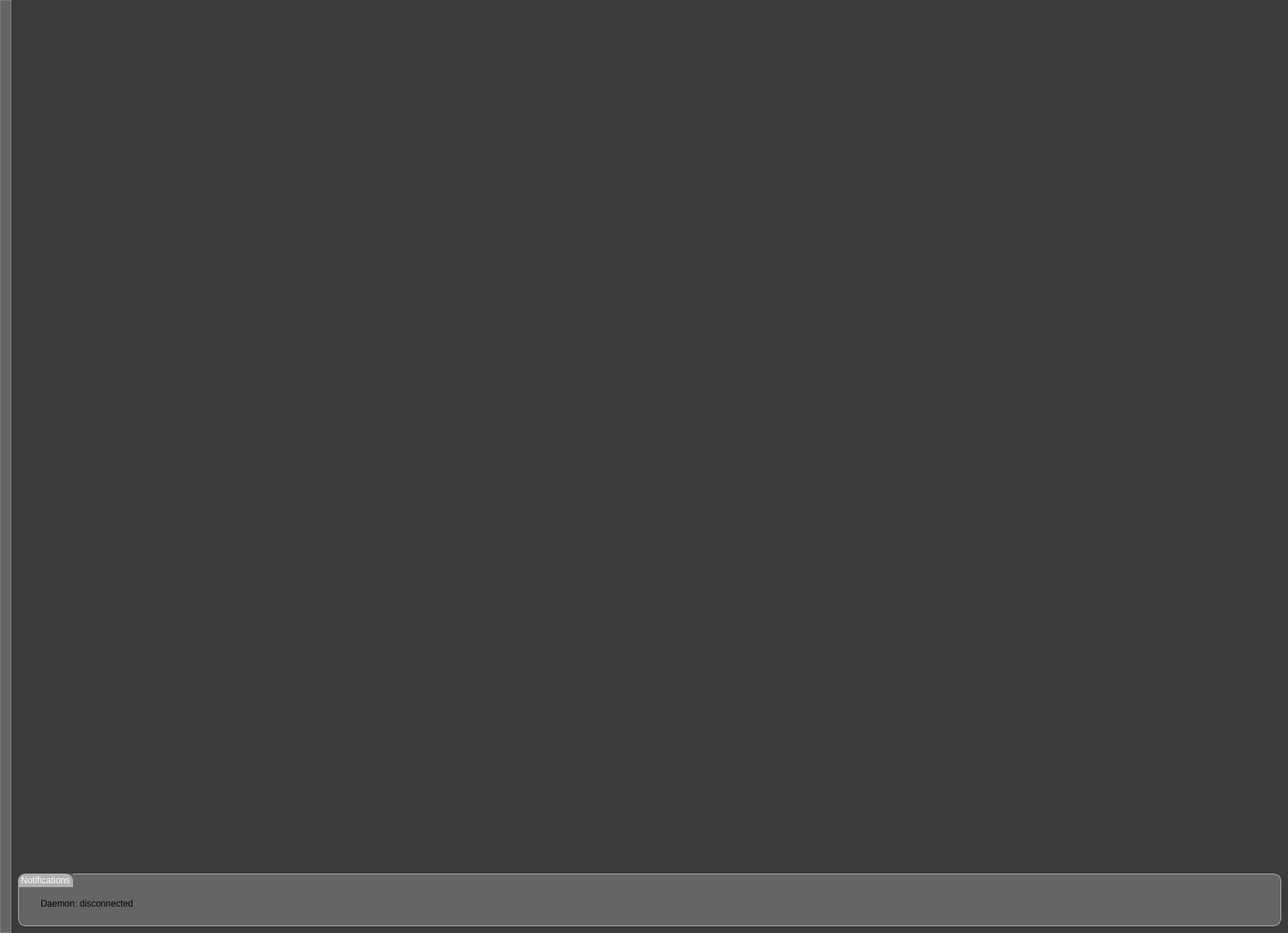
<?xml version="1.0" encoding="UTF-8"?>
<ui version="4.0">
 <class>MainWindow</class>
 <widget class="QMainWindow" name="MainWindow">
  <property name="geometry">
   <rect>
    <x>0</x>
    <y>0</y>
    <width>1711</width>
    <height>1240</height>
   </rect>
  </property>
  <property name="minimumSize">
   <size>
    <width>0</width>
    <height>0</height>
   </size>
  </property>
  <property name="maximumSize">
   <size>
    <width>16777215</width>
    <height>16777215</height>
   </size>
  </property>
  <property name="windowTitle">
   <string>Lenovo Legion Linux Toolkit</string>
  </property>
  <property name="windowIcon">
   <iconset resource="Resources.qrc">
    <normaloff>:/images/icons/LenovoLegionIco.png</normaloff>:/images/icons/LenovoLegionIco.png</iconset>
  </property>
  <property name="autoFillBackground">
   <bool>false</bool>
  </property>
  <property name="styleSheet">
   <string notr="true">/* Basic */
QWidget {
	background-color: #656565;
    border-radius: 10px;
    border: 0px;
}

QMainWindow {
	background-color: rgb(58, 59, 58);
}

/*-----QGroupBox-----*/
QGroupBox {
    border: 1px solid gray;
    border-color: #b0b0b0;
    margin-top: 10px;
    font-size: 12px;
    border-radius: 10px;
	background-color: #656565;
}

QGroupBox::title {
    subcontrol-position: top left;
    border-top-left-radius: 10px;
    border-top-right-radius: 10px;
    padding: 2px 2px;
    background-color: #b0b0b0;
    color: rgb(255, 255, 255);
}

QGroupBox::indicator {
    width: 12px;
    height: 12px;
}

QGroupBox::indicator:unchecked {
    background-color: #656565;
    border: 2px solid #656565;
    border-radius: 4px;
}

QGroupBox::indicator:checked {
    background: qlineargradient(
        x1:0, y1:0, x2:1, y2:1,
        stop:0 #656565,
        stop:1 #b0b0b0
    );
    border: 2px solid #656565;
    border-radius: 4px;
}

/*-----QPushButton-----*/
QPushButton
{
	background-color:  #b0b0b0;
	color: #000000;
	border: 1px solid #888888;
	border-radius: 10px;
	padding: 6px;
}


QPushButton::hover
{
	background-color: #cbccd4;
	border: 1px solid #888888;

}


QPushButton::pressed
{
	background-color: #787878;
}


QPushButton::checked
{
	background-color: #787878;
}


/*-----QToolBar-----*/

QToolBar {
	background-color: #656565;
    border: 1px solid gray;
	border-radius: 0px;
}

QToolButton {
	background-color: #656565;
	margin: 0px 0px 0px 0px;
    width: 40px;
    height: 40px;
 }

QToolButton:hover {
    background-color: rgb(58, 59, 58);
}

QToolButton::checked {
    background-color: rgb(58, 59, 58);
}


/*-----QLCDNumber-----*/

QLCDNumber{
  background-color: gray;
  border: 2px solid rgb(113, 113, 113);
  border-width: 2px;
  border-radius: 10px;
  color: rgb(0, 0, 0);
}





/*-----QSlider-----*/

QSlider:horizontal {
    min-height: 28px;
}

QSlider::groove:horizontal
{
	background-color: transparent;
	height: 4px;
}


QSlider::sub-page:horizontal
{
	background-color: gray;
}


QSlider::add-page:horizontal
{
	background-color: #363535;
}


QSlider::handle:horizontal
{
	width: 25px;
    margin-top: -10px;
    margin-bottom: -10px;
    border-radius: 10px;
	background: qradialgradient(spread:reflect, cx:0.5, cy:0.5, radius:0.5, fx:0.5, fy:0.5, stop:0.6 rgba(210, 210, 210, 255), stop:0.7 rgba(210, 210, 210, 100));
}


QSlider::handle:horizontal:hover
{
	 background: qradialgradient(spread:reflect, cx:0.5, cy:0.5, radius:0.5, fx:0.5, fy:0.5, stop:0.6 rgba(255, 255, 255, 255), stop:0.7 rgba(255, 255, 255, 100));
}


QSlider::sub-page:horizontal:disabled
{
	background-color: gray;
	border-color: gray;
}


QSlider::add-page:horizontal:disabled
{
	background-color: #363535;
	border-color: #363535;
}


QSlider::handle:horizontal:disabled
{
	background-color: gray;
	border: 1px solid gray;
}

QSlider:vertical {
    min-width: 28px;
}

QSlider::groove:vertical {
    width: 4px;
    background-color: transparent;
}

QSlider::handle:vertical {
    height: 25px;
    margin-left: -10px;
    margin-right: -10px;
    border-radius: 10px;
    background: qradialgradient(spread:reflect, cx:0.5, cy:0.5, radius:0.5, fx:0.5, fy:0.5, stop:0.6 rgba(210, 210, 210, 255), stop:0.7 rgba(210, 210, 210, 100));
}

QSlider::handle:vertical:hover {
    background: qradialgradient(spread:reflect, cx:0.5, cy:0.5, radius:0.5, fx:0.5, fy:0.5, stop:0.6 rgba(255, 255, 255, 255), stop:0.7 rgba(255, 255, 255, 100));
}

QSlider::sub-page:vertical
{
	background-color: #363535;
	margin: 4px;
}


QSlider::add-page:vertical
{
	background-color: transparent;
	background-color: gray;
}





/*-----QTabBar-----*/
QTabBar::tab
{
	background-color: qlineargradient(spread:repeat, x1:1, y1:0, x2:1, y2:1, stop:0 rgba(227, 227, 227, 255),stop:1 rgba(187, 187, 187, 255));
	color: #000;
	border-style: solid;
	border-width: 1px;
	border-color: rgb(58, 59, 58);
	border-bottom:  0px;
	padding: 5px;
	padding-left: 15px;
	padding-right: 15px;
  	border-radius: 5px;
}


QTabWidget::pane
{
	background-color: #666;
	border: 1px solid #666;
	top: 1px;
  	border-radius: 5px;
}


QTabBar::tab:last
{
	margin-right: 0;

}


QTabBar::tab:first:!selected
{
	background-color: #666666;
	margin-left: 0px;

}


QTabBar::tab:!selected
{
	color: #b1b1b1;
	border-bottom-style: solid;
	background-color: #666666;
}


QTabBar::tab:selected
{
	margin-top: 0px;
}


QTabBar::tab:!selected:hover
{
	background-color: qlineargradient(spread:repeat, x1:1, y1:0, x2:1, y2:1, stop:0 rgba(127, 127, 127, 255),stop:1 rgba(87, 87, 87, 255));
	color: #000;

}

/*-----QToolTip-----*/
QToolTip {
            background-color: #656565;
			background-clip: padding-box;
            color: rgb(58, 59, 58);
            border: 1px solid rgb(58, 59, 58);
            border-radius: 10px;
            padding: 10px 12px;
            font-size: 13px;
            margin: 2px;
}


/*-----QScrollBar-----*/
QScrollBar:vertical {
    border: none;
    background: #2b2b2b;
    width: 12px;
    margin: 0px 0 0px 0;
    border-radius: 6px;
}

QScrollBar::handle:vertical {
    background: #555555;
    min-height: 20px;
    border-radius: 6px;
    margin: 2px;
}

QScrollBar::handle:vertical:hover {
    background: #707070;
}

QScrollBar::handle:vertical:pressed {
    background: #888888;
}

QScrollBar::add-line:vertical, QScrollBar::sub-line:vertical {
    border: none;
    background: none;
    height: 0px;
}

QScrollBar::add-page:vertical, QScrollBar::sub-page:vertical {
    background: none;
}

QScrollBar:horizontal {
    border: none;
    background: #2b2b2b;
    height: 12px;
    margin: 0px 0 0px 0;
    border-radius: 6px;
}
            
QScrollBar::handle:horizontal {
    background: #555555;
    min-width: 20px;
    border-radius: 6px;
    margin: 2px;
}
            
QScrollBar::handle:horizontal:hover {
    background: #707070;
}
            
QScrollBar::handle:horizontal:pressed {
    background: #888888;
 }
            
QScrollBar::add-line:horizontal {
    border: none;
    background: none;
    height: 0px;
 }
            
QScrollBar::sub-line:horizontal {
	border: none;
	background: none;
}
            
QScrollBar::left-arrow:horizontal, QScrollBar::right-arrow:horizontal {
    border: none;
    width: 0px;
    height: 0px;
    background: none;
}
            
QScrollBar::add-page:horizontal, QScrollBar::sub-page:horizontal {
                background: none;
}

/*-----QComboBox-----*/
QComboBox {
    border: 1px solid #656565;
    border-radius: 10px;
    padding: 1px 18px 1px 3px;
    min-width: 6em;
	background-clip: padding-box;
}

QComboBox:editable {
    background: white;
	background-clip: padding-box;
}

QComboBox:!editable, QComboBox::drop-down:editable {
    /* background: qlineargradient(x1: 0, y1: 0, x2: 0, y2: 1,
                                 stop: 0 #E1E1E1, stop: 0.4 #DDDDDD,
                                 stop: 0.5 #D8D8D8, stop: 1.0 #D3D3D3);*/
		background: qlineargradient(spread:repeat, x1:1, y1:0, x2:1, y2:1, stop:0 rgba(57, 57, 57, 255),stop:1 rgba(50, 50, 50, 255));
		background-clip: padding-box;
}

/* QComboBox gets the &quot;on&quot; state when the popup is open */
QComboBox:!editable:on, QComboBox::drop-down:editable:on {
   /* background: qlineargradient(x1: 0, y1: 0, x2: 0, y2: 1,
                                stop: 0 #D3D3D3, stop: 0.4 #D8D8D8,
                                stop: 0.5 #DDDDDD, stop: 1.0 #E1E1E1);*/
	background: qlineargradient(spread:repeat, x1:1, y1:0, x2:1, y2:1, stop:0 rgba(57, 57, 57, 255),stop:1 rgba(50, 50, 50, 255));
	background-clip: padding-box;
}

QComboBox:on { /* shift the text when the popup opens */
    padding-top: 3px;
    padding-left: 4px;
	color: black;
	background-clip: padding-box;
}

QComboBox::disabled
{
	background-color: #404040;
	color: #656565;
	border-color: #051a39;
	background-clip: padding-box;
	border-radius: 10px;
}

QComboBox::drop-down {
    subcontrol-origin: padding;
    subcontrol-position: top right;
    width: 15px;

    border-left-width: 1px;
    border-left-color: darkgray;
    border-left-style: solid; /* just a single line */
    border-top-right-radius: 3px; /* same radius as the QComboBox */
    border-bottom-right-radius: 3px;
	background-clip: padding-box;
}

QComboBox::down-arrow {
    image: url(:/images/icons/Icons-dropdown-arrow-16.png);
}

QComboBox::down-arrow:on { /* shift the arrow when popup is open */
    top: 1px;
    left: 1px;
}

QComboBox QAbstractItemView {
    border: 5px solid #656565;
	background-clip: padding-box;
	border-radius: 10px;
    selection-background-color: black;
}

QComboBox::item:selected,
QComboBox::item:selected:active,
QComboBox::item:selected:!active {
	background-color: rgb(58, 59, 58);
	border-radius: 10px;
	background-clip: padding-box;
}

QComboBox::item:selected:hover {
	background-color: rgb(58, 59, 58);
	border-radius: 10px;
	background-clip: padding-box;
}



/*-----QCheckBox-----*/
QCheckBox {
	spacing: 10px;
    font-size: 12px;
}

QCheckBox::indicator {
	width: 18px;
    height: 18px;
    border-radius: 9px;
    border: 2px solid #888888;
    background-color: #656565;
}

QCheckBox::indicator:hover {
    border: 2px solid #b0b0b0;
    background-color: #787878;
}

QCheckBox::indicator:checked {
    border: 2px solid #b0b0b0;
    background-color: #b0b0b0;
    image: url(:/images/icons/Icons-checkmark-16.png);
}

QCheckBox::indicator:checked:hover {
    border: 2px solid #cbccd4;
    background-color: #cbccd4;
}



 QRadioButton {
                border-radius: 8px;
                spacing: 15px;
                font-size: 12px;
                font-weight: bold;
                padding: 5px;
}

QRadioButton::indicator {
           		width: 15px;
                height: 15px;
                border-radius: 8px;
                background: qradialgradient(spread:pad, cx:0.5, cy:0.5, radius:0.5,
                    fx:0.5, fy:0.5, stop:0 #656565,
                    stop:1 rgb(58, 59, 58));
			   border: 2px solid rgb(58, 59, 58);
}

QRadioButton::indicator:hover {
                background: qradialgradient(spread:pad, cx:0.5, cy:0.5, radius:0.5,
                    fx:0.5, fy:0.5, stop:0 rgb(58, 59, 58),
                    stop:1 rgba(180, 180, 180, 180));
			   border: 2px solid #656565;
}

QRadioButton::indicator:checked {
                background: qradialgradient(spread:pad, cx:0.5, cy:0.5, radius:0.5,
                    fx:0.5, fy:0.5, stop:0 rgb(58, 59, 58),
                    stop:1 rgba(180, 180, 180, 180));
				border: 2px solid #656565;
 }</string>
  </property>
  <property name="iconSize">
   <size>
    <width>18</width>
    <height>18</height>
   </size>
  </property>
  <property name="toolButtonStyle">
   <enum>Qt::ToolButtonStyle::ToolButtonTextUnderIcon</enum>
  </property>
  <property name="animated">
   <bool>false</bool>
  </property>
  <property name="tabShape">
   <enum>QTabWidget::TabShape::Rounded</enum>
  </property>
  <widget class="QWidget" name="mainWidget">
   <property name="enabled">
    <bool>true</bool>
   </property>
   <property name="autoFillBackground">
    <bool>false</bool>
   </property>
   <property name="styleSheet">
    <string notr="true">#mainWidget {
	background-color: rgba(#fff, 0.5);
}</string>
   </property>
   <layout class="QVBoxLayout" name="verticalLayout_2" stretch="95,5">
    <item>
     <layout class="QHBoxLayout" name="toolBar_HBoxLayout"/>
    </item>
    <item>
     <widget class="QGroupBox" name="groupBox_Notification">
      <property name="sizePolicy">
       <sizepolicy hsizetype="Preferred" vsizetype="Minimum">
        <horstretch>0</horstretch>
        <verstretch>0</verstretch>
       </sizepolicy>
      </property>
      <property name="maximumSize">
       <size>
        <width>16777215</width>
        <height>16777215</height>
       </size>
      </property>
      <property name="contextMenuPolicy">
       <enum>Qt::ContextMenuPolicy::NoContextMenu</enum>
      </property>
      <property name="styleSheet">
       <string notr="true"/>
      </property>
      <property name="title">
       <string notr="true">Notifications</string>
      </property>
      <property name="flat">
       <bool>false</bool>
      </property>
      <property name="checkable">
       <bool>false</bool>
      </property>
      <property name="checked">
       <bool>false</bool>
      </property>
      <layout class="QHBoxLayout" name="horizontalLayout">
       <property name="sizeConstraint">
        <enum>QLayout::SizeConstraint::SetDefaultConstraint</enum>
       </property>
       <item>
        <layout class="QHBoxLayout" name="horizontalLayout_Notification">
         <property name="leftMargin">
          <number>20</number>
         </property>
         <property name="topMargin">
          <number>20</number>
         </property>
         <property name="rightMargin">
          <number>20</number>
         </property>
         <property name="bottomMargin">
          <number>10</number>
         </property>
         <item>
          <widget class="QLabel" name="label_DaemonStatus">
           <property name="text">
            <string>Daemon: disconnected</string>
           </property>
          </widget>
         </item>
         <item>
          <spacer name="horizontalSpacer">
           <property name="orientation">
            <enum>Qt::Orientation::Horizontal</enum>
           </property>
           <property name="sizeHint" stdset="0">
            <size>
             <width>40</width>
             <height>20</height>
            </size>
           </property>
          </spacer>
         </item>
         <item>
          <layout class="QHBoxLayout" name="horizontalLayout_BateryStatus"/>
         </item>
        </layout>
       </item>
      </layout>
     </widget>
    </item>
   </layout>
  </widget>
  <widget class="QToolBar" name="toolBar">
   <property name="sizePolicy">
    <sizepolicy hsizetype="Fixed" vsizetype="Preferred">
     <horstretch>0</horstretch>
     <verstretch>0</verstretch>
    </sizepolicy>
   </property>
   <property name="minimumSize">
    <size>
     <width>0</width>
     <height>0</height>
    </size>
   </property>
   <property name="maximumSize">
    <size>
     <width>60</width>
     <height>16777215</height>
    </size>
   </property>
   <property name="contextMenuPolicy">
    <enum>Qt::ContextMenuPolicy::PreventContextMenu</enum>
   </property>
   <property name="windowTitle">
    <string>toolBar</string>
   </property>
   <property name="styleSheet">
    <string notr="true"/>
   </property>
   <property name="movable">
    <bool>false</bool>
   </property>
   <property name="allowedAreas">
    <set>Qt::ToolBarArea::LeftToolBarArea</set>
   </property>
   <property name="iconSize">
    <size>
     <width>32</width>
     <height>32</height>
    </size>
   </property>
   <property name="toolButtonStyle">
    <enum>Qt::ToolButtonStyle::ToolButtonIconOnly</enum>
   </property>
   <property name="floatable">
    <bool>false</bool>
   </property>
   <attribute name="toolBarArea">
    <enum>LeftToolBarArea</enum>
   </attribute>
   <attribute name="toolBarBreak">
    <bool>false</bool>
   </attribute>
  </widget>
  <action name="actionMaximum_Game">
   <property name="text">
    <string>Maximum</string>
   </property>
  </action>
  <action name="actionSilent_Game">
   <property name="text">
    <string>Silent</string>
   </property>
  </action>
  <action name="actionOptimum_Game">
   <property name="text">
    <string>Optimum</string>
   </property>
  </action>
  <action name="actionMaximum_Multicore">
   <property name="text">
    <string>Maximum</string>
   </property>
  </action>
  <action name="actionOptimum_Multicore">
   <property name="text">
    <string>Optimum</string>
   </property>
  </action>
  <action name="actionSilent_Multicore">
   <property name="text">
    <string>Silent</string>
   </property>
  </action>
 </widget>
 <resources>
  <include location="Resources.qrc"/>
 </resources>
 <connections/>
</ui>
